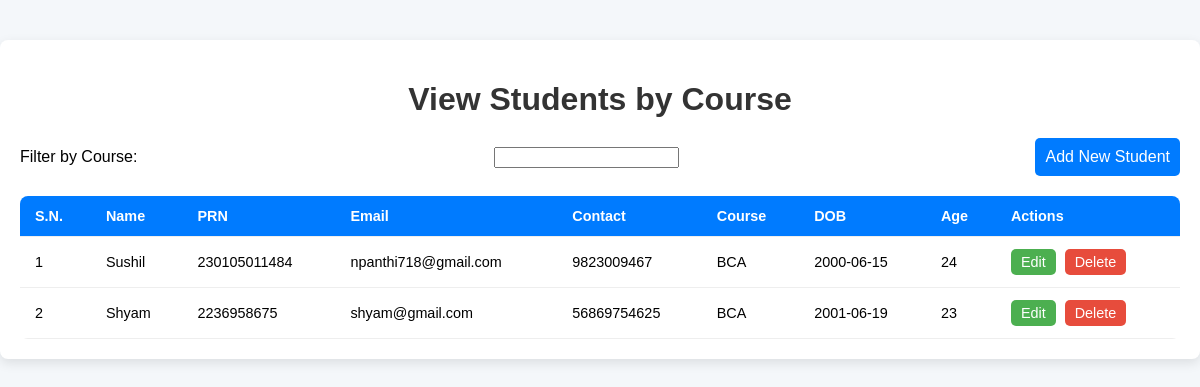
/view_students/BCA, run on the app's committed database.
### tables this page shows
CREATE TABLE students (
            id INTEGER PRIMARY KEY AUTOINCREMENT,
            student_name TEXT NOT NULL,
            prn TEXT UNIQUE NOT NULL,
            email TEXT NOT NULL,
            contact TEXT,
            course TEXT,
            dob DATE,
            age INTEGER
        );

### app.py (the view)
@app.route('/view_students/<course>')
def view_students(course):
    try:
        conn = get_db_connection()
        students = conn.execute('SELECT * FROM students WHERE course = ?', (course,)).fetchall()
        conn.close()
        return render_template('view_students.html', students=students, course=course)
    except sqlite3.Error as e:
        print("An error occurred while fetching students by course:", e)
        return redirect(url_for('index'))

### app.py (called while the page is built)
def get_db_connection():
    try:
        conn = sqlite3.connect('database/student_management.db')
        conn.row_factory = sqlite3.Row
        return conn
    except sqlite3.Error as e:
        print("An error occurred while connecting to the database:", e)
        return None

### templates/view_students.html (shortened to what this page needs)
<!DOCTYPE html>
<html lang="en">
<head>
    <link rel="stylesheet" href="/static/css/style.css">
</head>
<body>
    <div class="container">
        <h1>View Students by Course</h1>
        <div class="filter-container">
            <label for="courseFilter">Filter by Course:</label>
                <input type="text" id="courseFilter" name="courseFilter" required>
                <button onclick="location.href='/add_student'">Add New Student</button>
        </div>
        <table class="student-table">
            <thead>
                <tr>
                    <th>S.N.</th>
                    <th>Name</th>
                    <th>PRN</th>
                    <th>Email</th>
                    <th>Contact</th>
                    <th>Course</th>
                    <th>DOB</th>
                    <th>Age</th>
                    <th>Actions</th>
                </tr>
            </thead>
            <tbody>
                {% if students %}
                    {% for student in students %}
                    <tr>
                        <td>{{ loop.index }}</td>
                        <td>{{ student['student_name'] }}</td>
                        <td>{{ student['prn'] }}</td>
                        <td>{{ student['email'] }}</td>
                        <td>{{ student['contact'] }}</td>
                        <td>{{ student['course'] }}</td>
                        <td>{{ student['dob'] }}</td>
                        <td>{{ student['age'] }}</td>
                        <td>
                            <a href="/edit_student/{{ student['id'] }}">Edit</a>
                            <form action="/delete_student/{{ student['id'] }}" method="POST" style="display:inline;">
                                <button type="submit" onclick="return confirm('Are you sure you want to delete this student?')">Delete</button>
                            </form>
                        </td>
                    </tr>
                    {% endfor %}
                {% else %}
                    <tr>
                        <td colspan="9" style="text-align:center;">No students found in this course.</td>
                    </tr>
                {% endif %}
            </tbody>
        </table>
    </div>
</body>
</html>

### static/css/style.css (style rules this page uses)
body { font-family: Arial, sans-serif; background-color: #f4f7fa; margin: 0; padding: 0; }
.container { max-width: 1200px; margin: auto; padding: 20px; background-color: #ffffff; border-radius: 8px; box-shadow: 0px 4px 12px rgba(0, 0, 0, 0.1); margin-top: 40px; }
h1, h2 { text-align: center; color: #333; margin-bottom: 20px; }
.student-form, form { display: flex; flex-direction: column; gap: 15px; }
.student-form input, form input, form select, button { padding: 10px; font-size: 1rem; border: 1px solid #ccc; border-radius: 5px; }
.student-form button, button { background-color: #007bff; color: #fff; border: none; cursor: pointer; transition: background-color 0.3s ease; }
.filter-section, .filter-container { display: flex; justify-content: space-between; align-items: center; margin-bottom: 20px; }
.student-table { width: 100%; border-collapse: collapse; margin-top: 10px; font-size: 0.9rem; background-color: #fff; border-radius: 8px; overflow: hidden; }
.student-table thead { background-color: #007bff; color: white; }
.student-table th, .student-table td { padding: 12px 15px; border-bottom: 1px solid #eee; text-align: left; }
.student-table td a, .student-table td button { padding: 5px 10px; font-size: 0.9rem; border-radius: 5px; text-decoration: none; transition: 0.3s ease; margin-right: 5px; }
.student-table td a { background-color: #4CAF50; color: #fff; }
.student-table td button { background-color: #e74c3c; color: #fff; border: none; cursor: pointer; }

### data on the page
students: student_name "Sushil", prn "230105011484", email "npanthi718@gmail.com", contact "9823009467", course "BCA", dob "2000-06-15", age "24"
students: student_name "Shyam", prn "2236958675", email "shyam@gmail.com", contact "56869754625", course "BCA", dob "2001-06-19", age "23"
